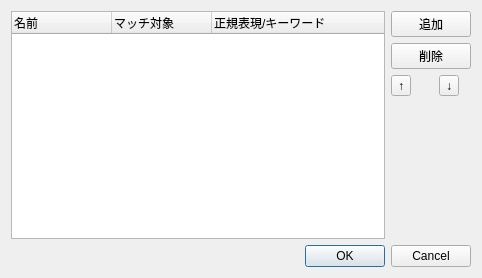
<?xml version="1.0" encoding="UTF-8"?>
<ui version="4.0">
 <class>MatchAndAddBroadcast</class>
 <widget class="QDialog" name="MatchAndAddBroadcast">
  <property name="geometry">
   <rect>
    <x>0</x>
    <y>0</y>
    <width>482</width>
    <height>278</height>
   </rect>
  </property>
  <property name="windowTitle">
   <string>Dialog</string>
  </property>
  <layout class="QGridLayout" name="gridLayout">
   <item row="2" column="2">
    <widget class="QToolButton" name="itemDownButton">
     <property name="text">
      <string>↓</string>
     </property>
    </widget>
   </item>
   <item row="0" column="0" rowspan="5">
    <widget class="QTreeWidget" name="treeWidget">
     <property name="tabKeyNavigation">
      <bool>true</bool>
     </property>
     <property name="indentation">
      <number>0</number>
     </property>
     <column>
      <property name="text">
       <string>名前</string>
      </property>
     </column>
     <column>
      <property name="text">
       <string>マッチ対象</string>
      </property>
     </column>
     <column>
      <property name="text">
       <string>正規表現/キーワード</string>
      </property>
     </column>
    </widget>
   </item>
   <item row="1" column="1" colspan="2">
    <widget class="QPushButton" name="deleteButton">
     <property name="text">
      <string>削除</string>
     </property>
    </widget>
   </item>
   <item row="0" column="1" colspan="2">
    <widget class="QPushButton" name="addButton">
     <property name="text">
      <string>追加</string>
     </property>
    </widget>
   </item>
   <item row="4" column="1" colspan="2">
    <spacer name="verticalSpacer">
     <property name="orientation">
      <enum>Qt::Vertical</enum>
     </property>
     <property name="sizeHint" stdset="0">
      <size>
       <width>20</width>
       <height>152</height>
      </size>
     </property>
    </spacer>
   </item>
   <item row="5" column="0" colspan="3">
    <widget class="QDialogButtonBox" name="buttonBox">
     <property name="orientation">
      <enum>Qt::Horizontal</enum>
     </property>
     <property name="standardButtons">
      <set>QDialogButtonBox::Cancel|QDialogButtonBox::Ok</set>
     </property>
    </widget>
   </item>
   <item row="2" column="1">
    <widget class="QToolButton" name="itemUpButton">
     <property name="text">
      <string>↑</string>
     </property>
    </widget>
   </item>
  </layout>
 </widget>
 <resources/>
 <connections>
  <connection>
   <sender>buttonBox</sender>
   <signal>accepted()</signal>
   <receiver>MatchAndAddBroadcast</receiver>
   <slot>accept()</slot>
   <hints>
    <hint type="sourcelabel">
     <x>248</x>
     <y>254</y>
    </hint>
    <hint type="destinationlabel">
     <x>157</x>
     <y>274</y>
    </hint>
   </hints>
  </connection>
  <connection>
   <sender>buttonBox</sender>
   <signal>rejected()</signal>
   <receiver>MatchAndAddBroadcast</receiver>
   <slot>reject()</slot>
   <hints>
    <hint type="sourcelabel">
     <x>316</x>
     <y>260</y>
    </hint>
    <hint type="destinationlabel">
     <x>286</x>
     <y>274</y>
    </hint>
   </hints>
  </connection>
 </connections>
</ui>
